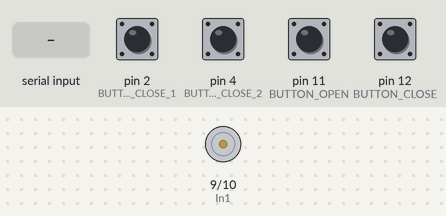
A sketch run on a simulated Arduino Uno, built with avr-gcc and run on an emulated ATmega328P. On the bench: motor-driver pin pairs drawn as motors (green arrow = first pin HIGH = forward, orange = second pin HIGH = backward, longer = more drive, scaled by the enable pin). The test bench sets the inputs (shaded band); at power-on: pin 2 (BUTTON_HT_CLOSE_1), pin 4 (BUTTON_HT_CLOSE_2), pin 11 (BUTTON_OPEN), pin 12 (BUTTON_CLOSE) HIGH.

Above: at 1.2 s.
1.3 s: "1\n" received over Serial
At 2.1 s:
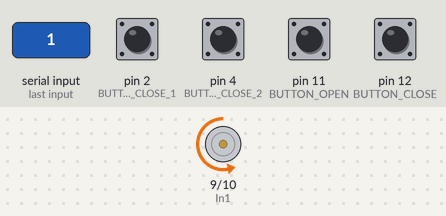
At 2.95 s:
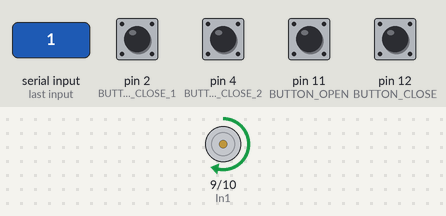
Timing chart, 0 to 4.6 s (numbered marks = the images above; inputs shaded):
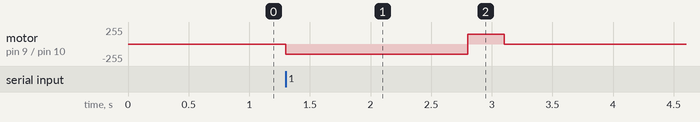

Measured:
- after the input at 1.3 s, motor on pin 9 (In1) / pin 10 (In2): stopped → backward 150/255 at once, → forward 150/255 1.5 s later, → stopped 0.30 s later

The sketch:

sketch_apr25a.ino
```cpp
#include <Arduino.h>

// Define the pins
#define Ena 3
#define In1 9
#define In2 10
#define BUTTON_CLOSE 12
#define BUTTON_OPEN 11
#define BUTTON_HT_CLOSE_1 2
#define BUTTON_HT_CLOSE_2 4

// Define variables for PWM
int pwm_a = 0;
int pwm_b = 0;
int valueClose = 0;
bool statusClose = false; // CHưa được nhấn
bool statusOpen = false; // CHưa được nhấn
int statusMainDoor = 0;
int statusFirebase;
int statusMainDoorDefault = 0;

void setup() {
  Serial.begin(9600);
  // Set pin modes
  pinMode(Ena, OUTPUT);
  pinMode(In1, OUTPUT);
  pinMode(In2, OUTPUT);
  pinMode(BUTTON_CLOSE, INPUT_PULLUP);
  pinMode(BUTTON_OPEN, INPUT_PULLUP);

  pinMode(BUTTON_HT_CLOSE_1, INPUT);
  pinMode(BUTTON_HT_CLOSE_2, INPUT);

  // Initialize PWM
  pwm_a = 0;
  pwm_b = 0;
}

void loop() {
  int CloseStatus = digitalRead(BUTTON_CLOSE);
  int OpenStatus = digitalRead(BUTTON_OPEN);
  int HTStatus1 = digitalRead(BUTTON_HT_CLOSE_1);
  int HTStatus2 = digitalRead(BUTTON_HT_CLOSE_2);

  // Serial.println("--------");
  // Serial.println(CloseStatus);
  // Serial.println(OpenStatus);
  // Serial.println(HTStatus1); // Close
  // Serial.println(HTStatus2); // Open
  // Serial.println("--------");

  if (Serial.available() == 0) {
    if (CloseStatus == 0 && OpenStatus != 0 && HTStatus1 == 0) {
      openDoor();
    } else if (OpenStatus == 0 && CloseStatus != 0 && HTStatus2 == 0) {
      closeDoor();
    } else {
      cancelActiveDoor();
    }
  }

  // Lấy giá trị ESP8266 lấy từ Firebase truyền sang
  if (Serial.available() > 0) {
    statusMainDoor = Serial.parseInt();
    statusFirebase = statusMainDoor;
    if (statusFirebase == 1 && OpenStatus != 0 && HTStatus1 != 0) { // Yêu cầu cửa mở từ Firebase
      closeDoor();
      delay(500);
    } else if (statusFirebase == 0 && CloseStatus != 0 && HTStatus2 != 0) { // Yêu cầu cửa đóng từ Firebase
      openDoor();
      delay(300);
    }
  }
}

void closeDoor() {
  digitalWrite(In1, LOW);
  digitalWrite(In2, HIGH);
  analogWrite(Ena, 150);
}

void openDoor() {
  digitalWrite(In1, HIGH);
  digitalWrite(In2, LOW);
  analogWrite(Ena, 150);
}

void cancelActiveDoor() {
  digitalWrite(In1, LOW);
  digitalWrite(In2, LOW);
  analogWrite(Ena, 0);
}
```
